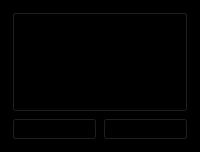
        <widget class="QFrame" name="frame_10">
         <property name="minimumSize">
          <size>
           <width>0</width>
           <height>100</height>
          </size>
         </property>
         <property name="maximumSize">
          <size>
           <width>210</width>
           <height>180</height>
          </size>
         </property>
         <property name="styleSheet">
          <string notr="true">background:black;</string>
         </property>
         <property name="frameShape">
          <enum>QFrame::StyledPanel</enum>
         </property>
         <property name="frameShadow">
          <enum>QFrame::Sunken</enum>
         </property>
         <property name="lineWidth">
          <number>3</number>
         </property>
         <layout class="QGridLayout" name="gridLayout_19">
          <item row="0" column="0" colspan="2">
           <widget class="QPushButton" name="pushButton_41">
            <property name="minimumSize">
             <size>
              <width>0</width>
              <height>100</height>
             </size>
            </property>
            <property name="maximumSize">
             <size>
              <width>200</width>
              <height>100</height>
             </size>
            </property>
            <property name="palette">
             <palette>
              <active>
               <colorrole role="Button">
                <brush brushstyle="SolidPattern">
                 <color alpha="255">
                  <red>0</red>
                  <green>0</green>
                  <blue>0</blue>
                 </color>
                </brush>
               </colorrole>
               <colorrole role="Base">
                <brush brushstyle="SolidPattern">
                 <color alpha="255">
                  <red>0</red>
                  <green>0</green>
                  <blue>0</blue>
                 </color>
                </brush>
               </colorrole>
               <colorrole role="Window">
                <brush brushstyle="SolidPattern">
                 <color alpha="255">
                  <red>0</red>
                  <green>0</green>
                  <blue>0</blue>
                 </color>
                </brush>
               </colorrole>
              </active>
              <inactive>
               <colorrole role="Button">
                <brush brushstyle="SolidPattern">
                 <color alpha="255">
                  <red>0</red>
                  <green>0</green>
                  <blue>0</blue>
                 </color>
                </brush>
               </colorrole>
               <colorrole role="Base">
                <brush brushstyle="SolidPattern">
                 <color alpha="255">
                  <red>0</red>
                  <green>0</green>
                  <blue>0</blue>
                 </color>
                </brush>
               </colorrole>
               <colorrole role="Window">
                <brush brushstyle="SolidPattern">
                 <color alpha="255">
                  <red>0</red>
                  <green>0</green>
                  <blue>0</blue>
                 </color>
                </brush>
               </colorrole>
              </inactive>
              <disabled>
               <colorrole role="Button">
                <brush brushstyle="SolidPattern">
                 <color alpha="255">
                  <red>0</red>
                  <green>0</green>
                  <blue>0</blue>
                 </color>
                </brush>
               </colorrole>
               <colorrole role="Base">
                <brush brushstyle="SolidPattern">
                 <color alpha="255">
                  <red>0</red>
                  <green>0</green>
                  <blue>0</blue>
                 </color>
                </brush>
               </colorrole>
               <colorrole role="Window">
                <brush brushstyle="SolidPattern">
                 <color alpha="255">
                  <red>0</red>
                  <green>0</green>
                  <blue>0</blue>
                 </color>
                </brush>
               </colorrole>
              </disabled>
             </palette>
            </property>
            <property name="toolTip">
             <string>&lt;html&gt;&lt;head/&gt;&lt;body&gt;&lt;p&gt;&lt;img src=&quot;:/toolTip/res/tooltips/CoinserverTooltip.png&quot;/&gt;&lt;/p&gt;&lt;/body&gt;&lt;/html&gt;</string>
            </property>
            <property name="styleSheet">
             <string notr="true">background:black;</string>
            </property>
            <property name="text">
             <string/>
            </property>
            <property name="icon">
             <iconset resource="../bitcoin.qrc">
              <normaloff>:/images/res/images/FlapXcoin/Community/HYP.png</normaloff>:/images/res/images/FlapXcoin/Community/HYP.png</iconset>
            </property>
            <property name="iconSize">
             <size>
              <width>487</width>
              <height>92</height>
             </size>
            </property>
           </widget>
          </item>
          <item row="1" column="0">
           <widget class="QPushButton" name="pushButton_40">
            <property name="maximumSize">
             <size>
              <width>160</width>
              <height>65</height>
             </size>
            </property>
            <property name="palette">
             <palette>
              <active>
               <colorrole role="Button">
                <brush brushstyle="SolidPattern">
                 <color alpha="255">
                  <red>0</red>
                  <green>0</green>
                  <blue>0</blue>
                 </color>
                </brush>
               </colorrole>
               <colorrole role="Base">
                <brush brushstyle="SolidPattern">
                 <color alpha="255">
                  <red>0</red>
                  <green>0</green>
                  <blue>0</blue>
                 </color>
                </brush>
               </colorrole>
               <colorrole role="Window">
                <brush brushstyle="SolidPattern">
                 <color alpha="255">
                  <red>0</red>
                  <green>0</green>
                  <blue>0</blue>
                 </color>
                </brush>
               </colorrole>
              </active>
              <inactive>
               <colorrole role="Button">
                <brush brushstyle="SolidPattern">
                 <color alpha="255">
                  <red>0</red>
                  <green>0</green>
                  <blue>0</blue>
                 </color>
                </brush>
               </colorrole>
               <colorrole role="Base">
                <brush brushstyle="SolidPattern">
                 <color alpha="255">
                  <red>0</red>
                  <green>0</green>
                  <blue>0</blue>
                 </color>
                </brush>
               </colorrole>
               <colorrole role="Window">
                <brush brushstyle="SolidPattern">
                 <color alpha="255">
                  <red>0</red>
                  <green>0</green>
                  <blue>0</blue>
                 </color>
                </brush>
               </colorrole>
              </inactive>
              <disabled>
               <colorrole role="Button">
                <brush brushstyle="SolidPattern">
                 <color alpha="255">
                  <red>0</red>
                  <green>0</green>
                  <blue>0</blue>
                 </color>
                </brush>
               </colorrole>
               <colorrole role="Base">
                <brush brushstyle="SolidPattern">
                 <color alpha="255">
                  <red>0</red>
                  <green>0</green>
                  <blue>0</blue>
                 </color>
                </brush>
               </colorrole>
               <colorrole role="Window">
                <brush brushstyle="SolidPattern">
                 <color alpha="255">
                  <red>0</red>
                  <green>0</green>
                  <blue>0</blue>
                 </color>
                </brush>
               </colorrole>
              </disabled>
             </palette>
            </property>
            <property name="toolTip">
             <string>&lt;html&gt;&lt;head/&gt;&lt;body&gt;&lt;p&gt;&lt;img src=&quot;:/toolTip/res/tooltips/CoinserverTooltip.png&quot;/&gt;&lt;/p&gt;&lt;/body&gt;&lt;/html&gt;</string>
            </property>
            <property name="styleSheet">
             <string notr="true">background:black;</string>
            </property>
            <property name="text">
             <string/>
            </property>
            <property name="icon">
             <iconset resource="../bitcoin.qrc">
              <normaloff>:/images/res/images/FlapXcoin/Social/Discord.png</normaloff>:/images/res/images/FlapXcoin/Social/Discord.png</iconset>
            </property>
            <property name="iconSize">
             <size>
              <width>100</width>
              <height>30</height>
             </size>
            </property>
           </widget>
          </item>
          <item row="1" column="1">
           <widget class="QPushButton" name="pushButton_29">
            <property name="maximumSize">
             <size>
              <width>160</width>
              <height>65</height>
             </size>
            </property>
            <property name="palette">
             <palette>
              <active>
               <colorrole role="Button">
                <brush brushstyle="SolidPattern">
                 <color alpha="255">
                  <red>0</red>
                  <green>0</green>
                  <blue>0</blue>
                 </color>
                </brush>
               </colorrole>
               <colorrole role="Base">
                <brush brushstyle="SolidPattern">
                 <color alpha="255">
                  <red>0</red>
                  <green>0</green>
                  <blue>0</blue>
                 </color>
                </brush>
               </colorrole>
               <colorrole role="Window">
                <brush brushstyle="SolidPattern">
                 <color alpha="255">
                  <red>0</red>
                  <green>0</green>
                  <blue>0</blue>
                 </color>
                </brush>
               </colorrole>
              </active>
              <inactive>
               <colorrole role="Button">
                <brush brushstyle="SolidPattern">
                 <color alpha="255">
                  <red>0</red>
                  <green>0</green>
                  <blue>0</blue>
                 </color>
                </brush>
               </colorrole>
               <colorrole role="Base">
                <brush brushstyle="SolidPattern">
                 <color alpha="255">
                  <red>0</red>
                  <green>0</green>
                  <blue>0</blue>
                 </color>
                </brush>
               </colorrole>
               <colorrole role="Window">
                <brush brushstyle="SolidPattern">
                 <color alpha="255">
                  <red>0</red>
                  <green>0</green>
                  <blue>0</blue>
                 </color>
                </brush>
               </colorrole>
              </inactive>
              <disabled>
               <colorrole role="Button">
                <brush brushstyle="SolidPattern">
                 <color alpha="255">
                  <red>0</red>
                  <green>0</green>
                  <blue>0</blue>
                 </color>
                </brush>
               </colorrole>
               <colorrole role="Base">
                <brush brushstyle="SolidPattern">
                 <color alpha="255">
                  <red>0</red>
                  <green>0</green>
                  <blue>0</blue>
                 </color>
                </brush>
               </colorrole>
               <colorrole role="Window">
                <brush brushstyle="SolidPattern">
                 <color alpha="255">
                  <red>0</red>
                  <green>0</green>
                  <blue>0</blue>
                 </color>
                </brush>
               </colorrole>
              </disabled>
             </palette>
            </property>
            <property name="toolTip">
             <string>&lt;html&gt;&lt;head/&gt;&lt;body&gt;&lt;p&gt;&lt;img src=&quot;:/toolTip/res/tooltips/CoinserverTooltip.png&quot;/&gt;&lt;/p&gt;&lt;/body&gt;&lt;/html&gt;</string>
            </property>
            <property name="styleSheet">
             <string notr="true">background:black;</string>
            </property>
            <property name="text">
             <string/>
            </property>
            <property name="icon">
             <iconset resource="../bitcoin.qrc">
              <normaloff>:/images/res/images/FlapXcoin/Social/Cc.png</normaloff>:/images/res/images/FlapXcoin/Social/Cc.png</iconset>
            </property>
            <property name="iconSize">
             <size>
              <width>90</width>
              <height>30</height>
             </size>
            </property>
           </widget>
          </item>
         </layout>
        </widget>
